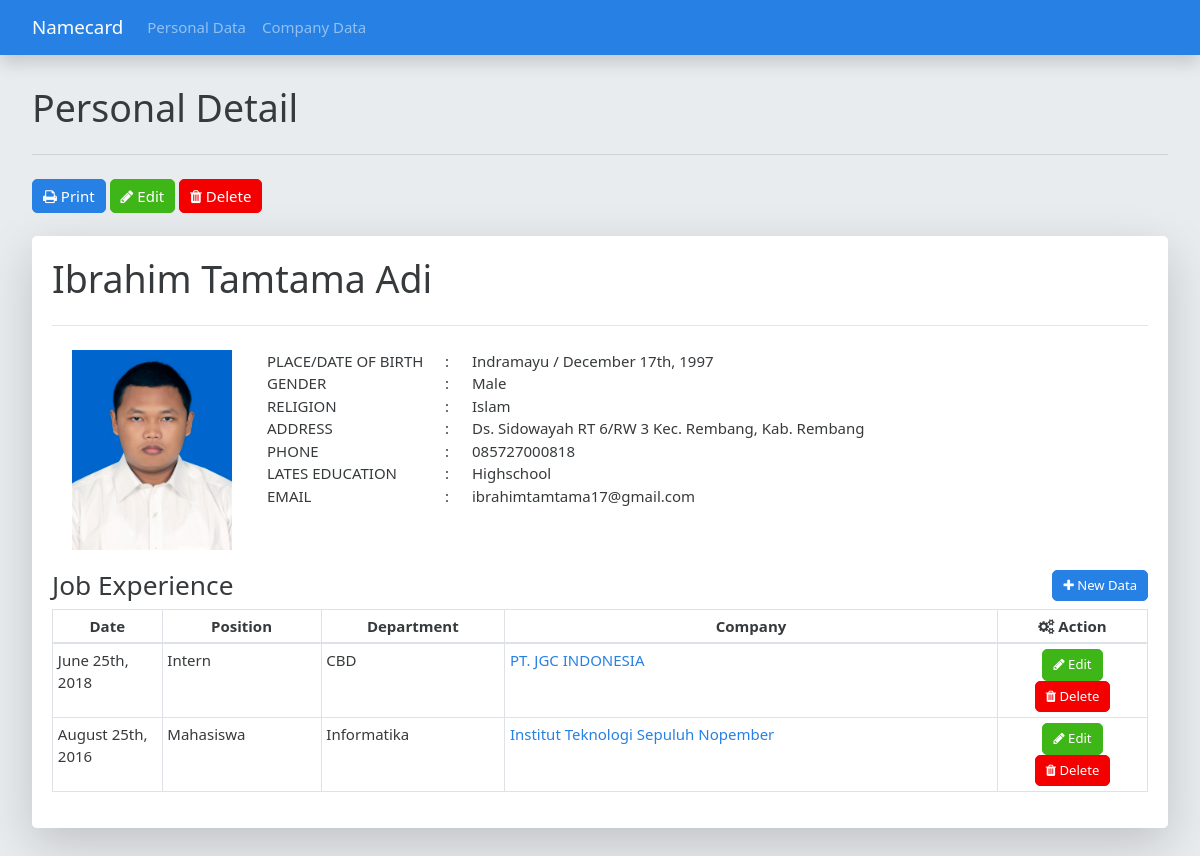
Page /per_detail?per_id=151 on the committed database.
### tables this page shows
CREATE TABLE `personal` (
  `per_id` int(11) NOT NULL,
  `com_id` int(11) NOT NULL,
  `per_full_name` varchar(200) DEFAULT NULL,
  `per_first_name` varchar(100) DEFAULT NULL,
  `per_last_name` varchar(100) DEFAULT NULL,
  `born_place` varchar(100) DEFAULT NULL,
  `born_date` date DEFAULT NULL,
  `sex` varchar(6) DEFAULT NULL,
  `religion` varchar(20) DEFAULT NULL,
  `address` varchar(250) DEFAULT NULL,
  `latest_education` varchar(100) DEFAULT NULL,
  `per_profile_picture` varchar(200) DEFAULT NULL,
  `per_position` varchar(100) DEFAULT NULL,
  `per_dir` tinyint(1) DEFAULT NULL,
  `per_department` varchar(100) DEFAULT NULL,
  `per_phone1` varchar(15) DEFAULT NULL,
  `per_phone2` varchar(15) DEFAULT NULL,
  `per_phone3` varchar(15) DEFAULT NULL,
  `per_email` varchar(50) DEFAULT NULL
);

CREATE TABLE `job_history` (
  `jobh_id` int(11) NOT NULL,
  `per_id` int(11) NOT NULL,
  `com_id_lama` int(11) DEFAULT NULL,
  `com_id_baru` int(11) DEFAULT NULL,
  `per_position_lama` varchar(100) DEFAULT NULL,
  `per_position_baru` varchar(100) DEFAULT NULL,
  `per_department_lama` varchar(100) DEFAULT NULL,
  `per_department_baru` varchar(100) DEFAULT NULL,
  `tgl` timestamp NOT NULL DEFAULT CURRENT_TIMESTAMP ON UPDATE CURRENT_TIMESTAMP,
  `tgl_jabat` timestamp NOT NULL DEFAULT CURRENT_TIMESTAMP
);

CREATE TABLE `company` (
  `com_id` int(11) NOT NULL,
  `com_name` varchar(100) DEFAULT NULL,
  `com_address` varchar(250) DEFAULT NULL,
  `com_city` varchar(100) DEFAULT NULL,
  `com_country` varchar(50) DEFAULT NULL,
  `com_postal_code` varchar(20) DEFAULT NULL,
  `com_phone` varchar(20) DEFAULT NULL,
  `com_fax` varchar(20) DEFAULT NULL,
  `plant_address` varchar(250) DEFAULT NULL,
  `plant_city` varchar(100) DEFAULT NULL,
  `plant_country` varchar(50) DEFAULT NULL,
  `plant_postal_code` varchar(20) DEFAULT NULL,
  `plant_phone` varchar(20) DEFAULT NULL,
  `plant_fax` varchar(20) DEFAULT NULL,
  `com_website` varchar(50) DEFAULT NULL,
  `com_email` varchar(50) DEFAULT NULL,
  `npwp` varchar(20) DEFAULT NULL,
  `org_chart` varchar(200) DEFAULT NULL,
  `finance_capability` varchar(200) DEFAULT NULL,
  `saham_indo` float DEFAULT NULL,
  `saham_asing` float DEFAULT NULL,
  `akta_awal_no` int(11) DEFAULT NULL,
  `akta_awal_tgl` date DEFAULT NULL,
  `akta_awal_notaris` varchar(100) DEFAULT NULL,
  `akta_awal_kota` varchar(50) DEFAULT NULL,
  `akta_akhir_no` int(11) DEFAULT NULL,
  `akta_akhir_tgl` date DEFAULT NULL,
  `akta_akhir_notaris` varchar(100) DEFAULT NULL,
  `akta_akhir_kota` varchar(50) DEFAULT NULL,
  `jum_e_process_wni` int(11) DEFAULT NULL,
  `jum_e_process_wna` int(11) DEFAULT NULL,
  `jum_e_civil_wni` int(11) DEFAULT NULL,
  `jum_e_civil_wna` int(11) DEFAULT NULL,
  `jum_e_piping_wni` int(11) DEFAULT NULL,
  `jum_e_piping_wna` int(11) DEFAULT NULL,
  `jum_e_instrument_wni` int(11) DEFAULT NULL,
  `jum_e_instrument_wna` int(11) DEFAULT NULL,
  `jum_e_electrical_wni` int(11) DEFAULT NULL,
  `jum_e_electrical_wna` int(11) DEFAULT NULL,
  `jum_e_mechanical_wni` int(11) DEFAULT NULL,
  `jum_e_mechanical_wna` int(11) DEFAULT NULL,
  `jum_e_rotary_package_machinary_wni` int(11) DEFAULT NULL,
  `jum_e_rotary_package_machinary_wna` int(11) DEFAULT NULL,
  `jumlah_project_management_wni` int(11) DEFAULT NULL,
  `jumlah_project_management_wna` int(11) DEFAULT NULL,
  `jumlah_project_planning_control_wni` int(11) DEFAULT NULL,
  `jumlah_project_planning_control_wna` int(11) DEFAULT NULL,
  `jumlah_procurement_wni` int(11) DEFAULT NULL,
  `jumlah_procurement_wna` int(11) DEFAULT NULL,
  `jumlah_construction_management_wni` int(11) DEFAULT NULL,
  `jumlah_construction_management_wna` int(11) DEFAULT NULL,
  `jumlah_qc_wni` int(11) DEFAULT NULL,
  `jumlah_qc_wna` int(11) DEFAULT NULL,
  `bs_id` int(11) DEFAULT NULL
);

### per_detail.php (the view, shortened to what this page needs)
<!DOCTYPE html>
<html>
<head>
	<?php
	include('head.php');
	?>
</head>
<body style="background-color: #e9ecef;">
	<?php
	include('conn.php');
	include('navbar.php');
	?>
	<div class="jumbotron" style="padding-top: 30px;">
		<?php
		$per_id = $_GET['per_id'];
		$qper = "CALL dataper('$per_id');";
		$qrun = mysqli_query($conn,$qper);
		$result = mysqli_fetch_assoc($qrun);
		?>
		<h1>Personal Detail</h1>
		<hr class="my-4">
		<button type="button" class="btn btn-primary" style="border-radius: 5px; padding: 5px 10px 5px 10px;" onclick="window.open('per_print?per_id=<?php echo $result['per_id']; ?>', 'namecard', 'scrollbars');"><span><i class="fa fa-print"></i></span> Print</button>
		<button type="button" class="btn btn-success" style="border-radius: 5px; padding: 5px 10px 5px 10px;" data-toggle="modal" data-target="#editModal"><span><i class="fa fa-pencil"></i></span> Edit</button>
		<button type="button" class="btn btn-danger" style="border-radius: 5px; padding: 5px 10px 5px 10px;" data-toggle="modal" data-target="#deleteModal"><span><i class="fa fa-trash"></i></span> Delete</button>
		<br><br>
		<fieldset class="shadow-lg" style="background-color: white; padding: 20px; border-radius: 5px;">
			<strong><h1><?php echo $result['per_full_name']; ?></h1></strong>
			<hr class="my-4">
			<div class="row" style="padding-bottom: 20px;">
				<div style="float: left; width: 200px; margin-right: 15px; margin-left: 15px;">
					<?php
					if ($result['per_profile_picture'] != NULL) {
					?>
					<center><img src="profile_pictures/<?php echo $result['per_profile_picture']; ?>" style="max-height: 200px; max-width: 200px;"></center>
					<?php
					} else{
					?>
					<center><img src="profile_pictures/default.jpg" style="max-height: 200px; max-width: 200px;"></center>
					<?php
					}
					?>
				</div>
				<div class="col">
					<div class="row">
						<div style="float: left; width: 170px;">
							PLACE/DATE OF BIRTH
						</div>
						<div style="float: left; width: 20px; text-align: center;">
							:
						</div>
						<div class="col">
							<?php
							if ($result['born_place'] != NULL) {
								echo $result['born_place'];
							}
							if ($result['born_date'] != '0000-00-00' && $result['born_date'] != NULL) {
								$born = date("F jS, Y", strtotime($result['born_date']));
								echo " / ".$born;
							}
							?>
						</div>
					</div>
					<div class="row">
						<div style="float: left; width: 170px;">
							GENDER
						</div>
						<div style="float: left; width: 20px; text-align: center;">
							:
						</div>
						<div class="col">
							<?php echo $result['sex']; ?>
						</div>
					</div>
					<div class="row">
						<div style="float: left; width: 170px;">
							RELIGION
						</div>
						<div style="float: left; width: 20px; text-align: center;">
							:
						</div>
						<div class="col">
							<?php echo $result['religion']; ?>
						</div>
					</div>
					<div class="row">
						<div style="float: left; width: 170px;">
							ADDRESS
						</div>
						<div style="float: left; width: 20px; text-align: center;">
							:
						</div>
						<div class="col">
							<?php echo $result['address']; ?>
						</div>
					</div>
					<div class="row">
						<div style="float: left; width: 170px;">
							PHONE
						</div>
						<div style="float: left; width: 20px; text-align: center;">
							:
						</div>
						<div class="col">
							<?php
							echo $result['per_phone1'];
							?>
						</div>
					</div>
					<div class="row">
						<div style="float: left; width: 170px;">
							LATES EDUCATION
						</div>
						<div style="float: left; width: 20px; text-align: center;">
							:
						</div>
						<div class="col">
							<?php echo $result['latest_education']; ?>
						</div>
					</div>
					<div class="row">
						<div style="float: left; width: 170px;">
							EMAIL
						</div>
						<div style="float: left; width: 20px; text-align: center;">
							:
						</div>
						<div class="col">
							<?php echo $result['per_email']; ?>
						</div>
					</div>
				</div>
			</div>
			<div>
				<div>
					<h3 style="float: left;"><strong>Job Experience</strong></h3>
					<button type="button" class="btn btn-primary btn-sm" style="margin-bottom: 6px; border-radius: 5px; padding: 5px 10px 5px 10px; float: right;" data-toggle="modal" data-target="#addExp"><span><i class="fa fa-plus"></i></span> New Data</button>
				</div>
				<table class="table table-hover table-bordered table-sm">
					<thead>
						<tr>
							<th scope="col" width="10%">Date</th>
							<th scope="col">Position</th>
							<th scope="col">Department</th>
							<th scope="col">Company</th>
							<th scope="col" width="150px"><span><i class="fa fa-gears"></i></span> Action</th>
						</tr>
					</thead>
					<tbody>
						<?php
						mysqli_next_result($conn);
						$qlog = "CALL job_history('$per_id');";
						$logrun = mysqli_query($conn,$qlog);
						while ($jobh = mysqli_fetch_assoc($logrun)) {
						?>
						<tr>
							<?php
							if ($jobh['tgl_jabat'] == NULL || $jobh['tgl'] == $jobh['tgl_jabat']) {
								$tglnya = strtotime($jobh['tgl']);
								echo '<td title="Not actual date(using insertion date)" style="color: red;">';
							?>
							<?php
							} else {
								$tglnya = strtotime($jobh['tgl_jabat']);
								echo "<td>";
							}
							echo date("F jS, Y", $tglnya)."</td>";
							?>
							<td><?php echo $jobh['per_position_baru']; ?></td>
							<td><?php echo $jobh['per_department_baru']; ?></td>
							<td>
								<?php
								if ($jobh['com_name'] != NULL) {
								?>
								<a href="com_detail?com_id=<?php echo $jobh['com_id_baru']; ?>"><?php echo $jobh['com_name']; ?></a>
								<?php
								} else {
									echo "<strong>Company data deleted</strong>";
								}
								?>
							</td>
							<td>
								<center>
									<button type="button" class="btn btn-success btn-sm" style="border-radius: 5px; padding: 5px 10px;" data-toggle="modal" data-target="#editJH_<?php echo $jobh['jobh_id']; ?>"><span><i class="fa fa-pencil"></i></span> Edit</button>
									<button type="button" class="btn btn-danger btn-sm" style="border-radius: 5px; padding: 5px 10px;" data-toggle="modal" data-target="#deleteJH_<?php echo $jobh['jobh_id']; ?>"><span><i class="fa fa-trash"></i></span> Delete</button>
								</center>
							</td>
						</tr>
						<?php
							}
						?>
					</tbody>
				</table>
			</div>
		</fieldset>
	</div>
</body>
</html>

### head.php (shortened to what this page needs)
<link rel="stylesheet" type="text/css" href="style/bootstrap.min.css">
<link rel="stylesheet" type="text/css" href="style/jquery.dataTables.css">
<link rel="stylesheet" type="text/css" href="https://cdnjs.cloudflare.com/ajax/libs/font-awesome/4.7.0/css/font-awesome.min.css">

### navbar.php
<nav class="navbar sticky-top navbar-expand-lg navbar-dark bg-primary shadow" style="padding-left: 2rem; padding-right: 2rem;">
	<a class="navbar-brand" style="color: white;">Namecard</a>
	<div class="navbar-collapse" id="navbarColor01">
		<ul class="navbar-nav mr-auto">
			<li class="nav-item">
				<a class="nav-link" href="./">Personal Data</a>
			</li>
			<li class="nav-item">
				<a class="nav-link" href="comlist">Company Data</a>
			</li>
		</ul>
	</div>
</nav>

### per_detail.php (style rules this page uses)
th { text-align: center; }

### rows in the picture
personal: per_full_name "Ibrahim Tamtama Adi", per_profile_picture (picture), born_place "Indramayu", born_date "December 17th, 1997", sex "Male", religion "Islam", address "Ds. Sidowayah RT 6/RW 3 Kec. Rembang, Kab. Rembang", per_phone1 "085727000818", latest_education "Highschool", per_email "ibrahimtamtama17@gmail.com"
job_history: tgl_jabat "June 25th, 2018", per_position_baru "Intern", per_department_baru "CBD", company.com_name "PT. JGC INDONESIA"
job_history: tgl_jabat "August 25th, 2016", per_position_baru "Mahasiswa", per_department_baru "Informatika", company.com_name "Institut Teknologi Sepuluh Nopember"
